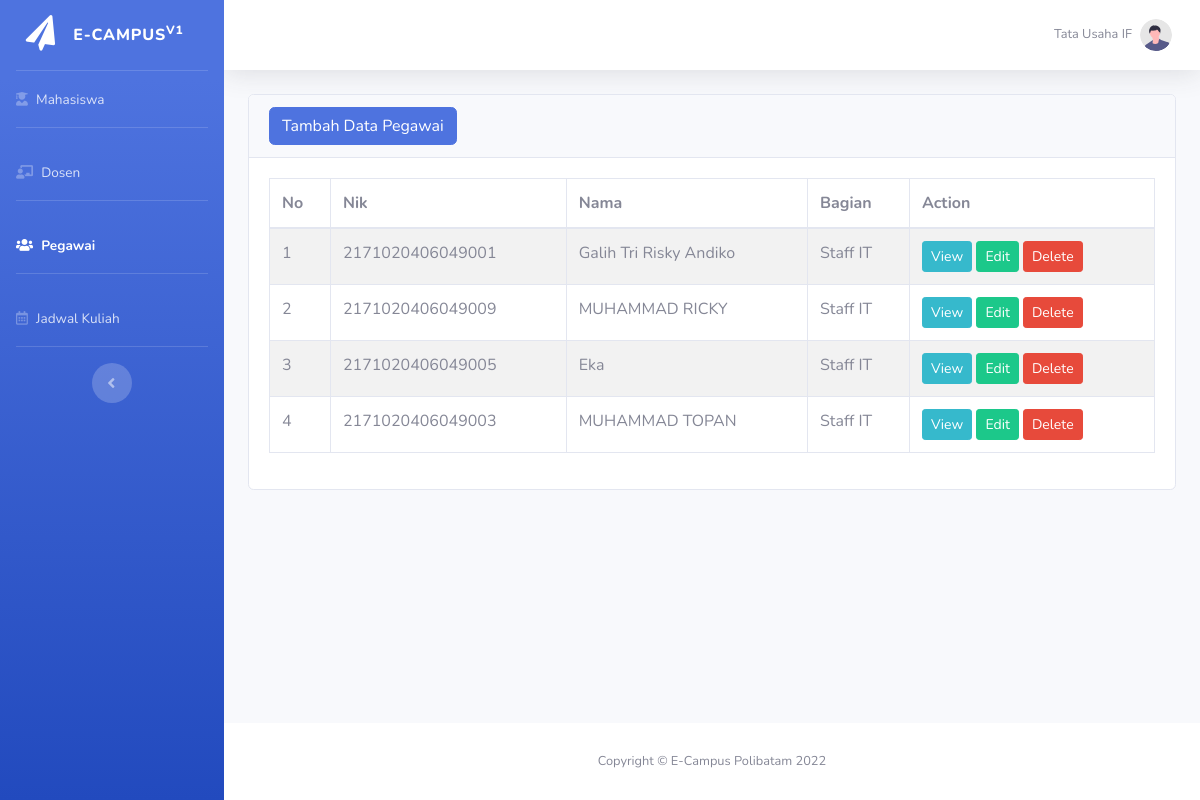
Screenshot of /pegawai.php with the database file from the repository.
### tables this page shows
CREATE TABLE `pegawai` (
  `id` int(6) NOT NULL,
  `nik` varchar(30) DEFAULT NULL,
  `nama` varchar(30) DEFAULT NULL,
  `bagian` varchar(30) DEFAULT NULL
);

### pegawai.php (the view, shortened to what this page needs)
<?php
require 'dbcon.php';
?>
<!DOCTYPE html>
<html lang="en">
<head>
    <link href="vendor/fontawesome-free/css/all.min.css" rel="stylesheet" type="text/css">
    <link href="css/sb-admin-2.min.css" rel="stylesheet">
</head>
<body id="page-top">
    <div id="wrapper">
        <ul class="navbar-nav bg-gradient-primary sidebar sidebar-dark accordion" id="accordionSidebar">
            <a class="sidebar-brand d-flex align-items-center justify-content-center" href="index.php">
                <div class="sidebar-brand-icon rotate-n-15">
                    <i class="fas fa-paper-plane"></i>
                </div>
                <div class="sidebar-brand-text mx-3">E-Campus<sup>v1</sup></div>
            </a>
            <hr class="sidebar-divider my-0">
            <li class="nav-item">
                <a class="nav-link" href="index.php">
                    <i class="fas fa-user-graduate"></i>
                    <span>Mahasiswa</span></a>
            </li>
            <hr class="sidebar-divider">
            <li class="nav-item">
                <a class="nav-link" href="dosen.php">
                    <i class="fas fa-chalkboard-teacher"></i>
                    <span>Dosen</span></a>
            </li>
            <hr class="sidebar-divider">
            <li class="nav-item active">
                <a class="nav-link" href="pegawai.php">
                    <i class="fas fa-users"></i>
                    <span>Pegawai</span></a>
            </li>
            <hr class="sidebar-divider">
            <li class="nav-item">
                <a class="nav-link" href="jadwal.php">
                    <i class="far fa-calendar-alt"></i>
                    <span>Jadwal Kuliah</span></a>
            </li>
            <hr class="sidebar-divider">
            <div class="text-center d-none d-md-inline">
                <button class="rounded-circle border-0" id="sidebarToggle"></button>
            </div>
        </ul>
        <div id="content-wrapper" class="d-flex flex-column">
            <div id="content">
                <nav class="navbar navbar-expand navbar-light bg-white topbar mb-4 static-top shadow">
                    <ul class="navbar-nav ml-auto">
                        <li class="nav-item dropdown no-arrow">
                            <a class="nav-link dropdown-toggle" href="#" id="userDropdown" role="button" data-toggle="dropdown" aria-haspopup="true" aria-expanded="false">
                                <span class="mr-2 d-none d-lg-inline text-gray-600 small">Tata Usaha IF</span>
                                <img class="img-profile rounded-circle" src="img/undraw_profile.svg">
                            </a>
                        </li>
                    </ul>
                </nav>
                <div class="container-fluid">
                    <div class="row">
                        <div class="col-md-12">
                            <div class="card">
                                <div class="card-header">
                                    <a href="tambah_pegawai.php" class="btn btn-primary float-end">Tambah Data Pegawai</a>
                                </div>
                                <div class="card-body">
                                    <table class="table table-bordered table-striped">
                                        <thead>
                                            <tr>
                                                <th>No</th>
                                                <th>Nik</th>
                                                <th>Nama</th>
                                                <th>Bagian</th>
                                                <th>Action</th>
                                            </tr>
                                        </thead>
                                        <tbody>
                                            <?php
                                            $query = "SELECT * FROM pegawai";
                                            $no = 1;
                                            $query_run = mysqli_query($con, $query);
                                            if (mysqli_num_rows($query_run) > 0) {
                                                foreach ($query_run as $pegawai) {
                                            ?>
                                                    <tr>
                                                        <td><?= $no++; ?></td>
                                                        <td><?= $pegawai['nik']; ?></td>
                                                        <td><?= $pegawai['nama']; ?></td>
                                                        <td><?= $pegawai['bagian']; ?></td>
                                                        <td>
                                                            <a href="view_pegawai.php?id=<?= $pegawai['id']; ?>" class="btn btn-info btn-sm">View</a>
                                                            <a href="edit_pegawai.php?id=<?= $pegawai['id']; ?>" class="btn btn-success btn-sm">Edit</a>
                                                            <form action="code_pegawai.php" method="POST" class="d-inline">
                                                                <button type="submit" name="delete_pegawai" value="<?= $pegawai['id']; ?>" class="btn btn-danger btn-sm">Delete</button>
                                                            </form>
                                                        </td>
                                                    </tr>
                                            <?php
                                                }
                                            } else {
                                                echo "<h5> No Record Found </h5>";
                                            }
                                            ?>
                                        </tbody>
                                    </table>
                                </div>
                            </div>
                        </div>
                    </div>
                </div>
            </div>
            <footer class="sticky-footer bg-white">
                <div class="container my-auto">
                    <div class="copyright text-center my-auto">
                        <span>Copyright &copy; E-Campus Polibatam 2022</span>
                    </div>
                </div>
            </footer>
        </div>
    </div>
</body>
</html>

### rows the page displays
pegawai: nik "2171020406049001", nama "Galih Tri Risky Andiko", bagian "Staff IT"
pegawai: nik "2171020406049009", nama "MUHAMMAD RICKY", bagian "Staff IT", $pegawai['id'] 3 (drawn)
pegawai: nik "2171020406049005", nama "Eka", bagian "Staff IT", $pegawai['id'] 4 (drawn)
pegawai: nik "2171020406049003", nama "MUHAMMAD TOPAN", bagian "Staff IT", $pegawai['id'] 5 (drawn)
